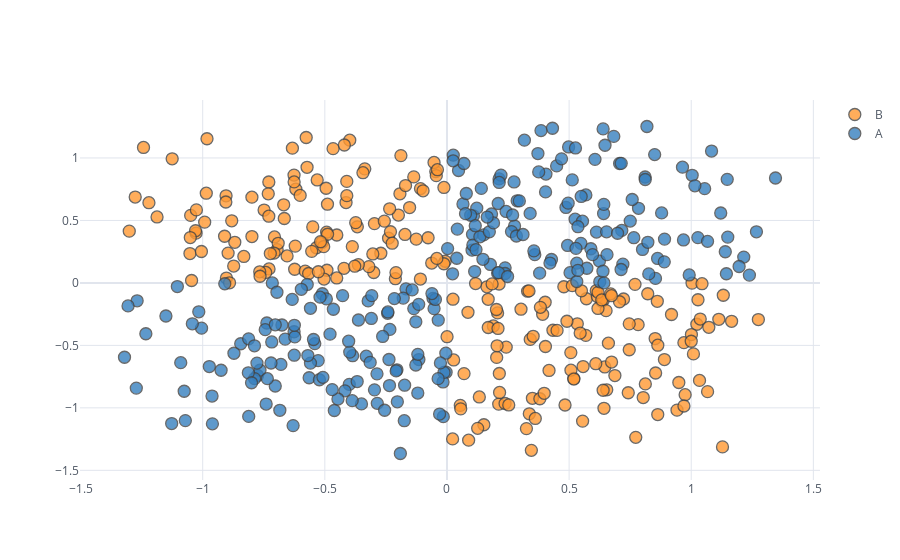

Notebook source saved alongside this figure:
### Code cell
noisy_xor_df.iplot(kind="scatter", theme="white",x="x",y="y", categories="label", shape=(200, 200))

### Figure 1 — Plotly figure (JSON) as saved in the notebook; plotly's stock layout.template omitted (floating-point values rounded to 4 significant figures; data arrays with more than 128 entries replaced by an {"elided": "..."} marker saying what was removed)
{"data": [{"marker": {"color": "rgba(255, 153, 51, 1.0)", "line": {"width": 1.3}, "opacity": 0.8, "size": 12, "symbol": "circle"}, "mode": "markers", "name": "B", "textfont": {"color": "#4D5663"}, "type": "scatter", "x": {"elided": "240 float values"}, "y": {"elided": "240 float values"}}, {"marker": {"color": "rgba(55, 128, 191, 1.0)", "line": {"width": 1.3}, "opacity": 0.8, "size": 12, "symbol": "circle"}, "mode": "markers", "name": "A", "textfont": {"color": "#4D5663"}, "type": "scatter", "x": {"elided": "260 float values"}, "y": {"elided": "260 float values"}}], "layout": {"autosize": true, "legend": {"bgcolor": "#FFFFFF", "font": {"color": "#4D5663"}}, "paper_bgcolor": "#FFFFFF", "plot_bgcolor": "#FFFFFF", "title": {"font": {"color": "#4D5663"}}, "xaxis": {"autorange": true, "gridcolor": "#E1E5ED", "range": [-1.487, 1.512], "showgrid": true, "tickfont": {"color": "#4D5663"}, "title": {"font": {"color": "#4D5663"}, "text": ""}, "type": "linear", "zerolinecolor": "#E1E5ED"}, "yaxis": {"autorange": true, "gridcolor": "#E1E5ED", "range": [-1.659, 1.546], "showgrid": true, "tickfont": {"color": "#4D5663"}, "title": {"font": {"color": "#4D5663"}, "text": ""}, "type": "linear", "zerolinecolor": "#E1E5ED"}}}
